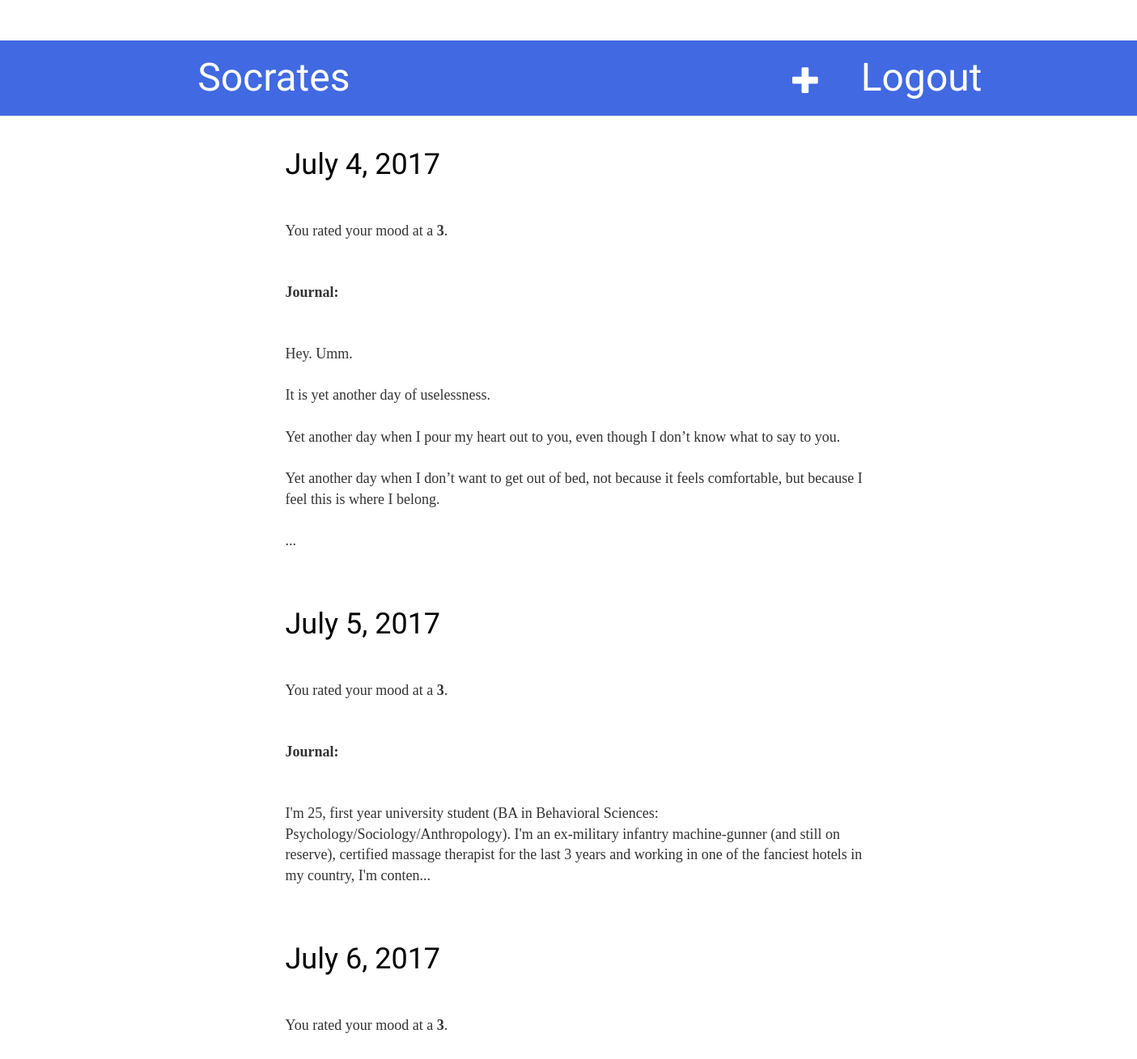
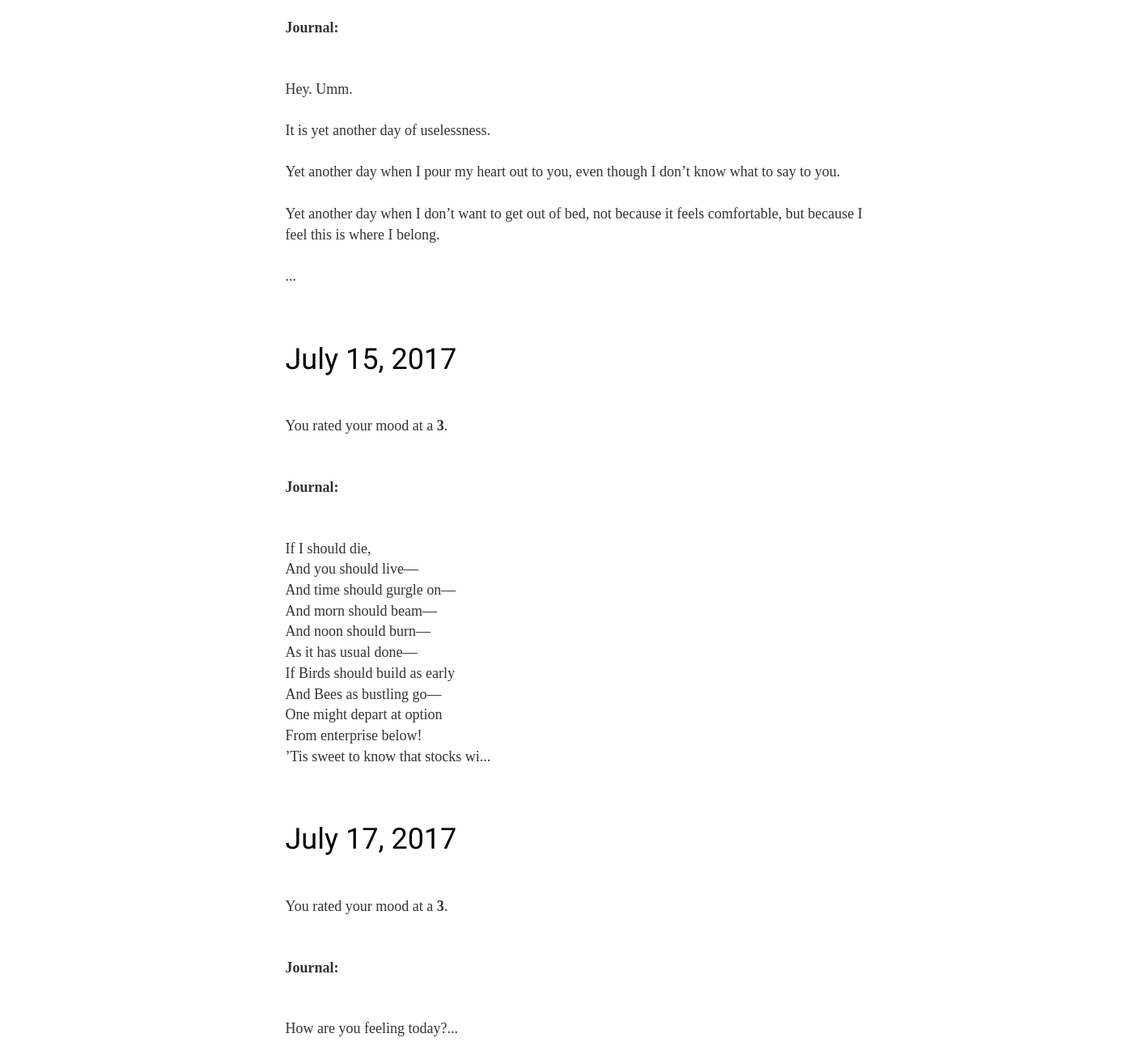
/all/ (signed in), run on the app's committed database (2 pictures, top to bottom).
### myblog/models.py (models this page shows, shortened)
class Entry(models.Model):
  user_name = models.CharField(max_length=2000)
  date = models.DateField()
  exercise = models.ForeignKey(Exercise, blank=True, null=True)
  sleep = models.FloatField()
  meditation = models.BooleanField()
  meditation_time = models.FloatField(blank=True, null=True)
  mood = models.TextField()
  mood_number = models.IntegerField()
  score = models.ForeignKey(SScore)

### myblog/views.py (the view)
# urls.py: url(r'^all/$', views.post_list, name='post_list'),
@login_required
def post_list(request):
    user_name = request.user.username
    posts = Entry.objects.filter(date__lte=timezone.now()).filter(user_name=user_name).order_by('date')
    return render(request, 'post_list.html', {'posts': posts})

### myblog/templates/post_list.html (shortened to what this page needs)
{% extends 'base.html' %}
{% block content %}
<div class="content container">
    <div class="row">
        <div class="col-md-8">
            {% for post in posts %}
                <div class="post">
                    <h1><a href="{% url 'socrates:post_detail' pk=post.pk %}">{{ post.date }}</a></h1>
                    <p>You rated your mood at a <b>{{ post.mood_number|linebreaksbr }}</b>.</p>
                    <p><b> Journal:</b></p>
                    <p>{{post.mood|linebreaksbr|slice:":300"}}...</p>
                </div>
            {% endfor %}
        </div>
    </div>
</div>
{% endblock %}

### myblog/templates/base.html (shortened to what this page needs)
{% load staticfiles %}
<head>
    <link rel="stylesheet" href="//maxcdn.bootstrapcdn.com/bootstrap/3.2.0/css/bootstrap.min.css">
    <link rel="stylesheet" href="//maxcdn.bootstrapcdn.com/bootstrap/3.2.0/css/bootstrap-theme.min.css">
    <link rel="stylesheet" href="{% static 'css/myblog.css' %}">
</head>
<body>
    <div class="page-header">
        <div class="row">
            <div class="col-md-7 col-md-offset-2">
            <h1><a href="/">Socrates</a></h1>
            {% if user.is_authenticated %}
                <a href="{% url 'socrates:post_new' %}" class = "top-menu"><span class="glyphicon glyphicon-plus"></span></a>
            {% endif %}
            </div>
            <div class="col-md-3">
            {% if user.is_authenticated %}
                <h1><a href="{% url 'auth_logout' %}">Logout</a></a></h1>
            {% else %}
                <h1><a href="{% url 'auth:login' %}">Login</a>  |</h1> <h1> <a href="/accounts/register">Register</a> </h1>
            {% endif %}
            </div>
        </div>
    </div>
    <div class="content container">
        <div class="row col-centered">
            <div class="col-md-8 col-md-offset-2">
            {% block content %}
            {% endblock %}
            </div>
        </div>
    </div>
</body>

### myblog/static/css/myblog.css (style rules this page uses)
.page-header { background-color: #4169E1; margin-top: 0; padding: 20px 20px 20px 40px; margin-left: -30px; }
p,body { font-size: 18px; font-family: "Century Gothic"; margin-top: 50px; margin-bottom: 50px; }
.page-header h1, .page-header h1 a, .page-header h1 a:visited, .page-header h1 a:active { color: #ffffff; font-size: 36pt; text-decoration: none; float:left; margin:0px; }
.content, { margin-left: 10px; margin-bottom: 200px; }
h1, h2 { font-family: 'Lobster', cursive; }
.top-menu, .top-menu:hover, .top-menu:visited { color: #ffffff; font-size: 26pt; float:right; margin-right:20px; margin-top:10px; }
.post { margin-left: 10px; margin-bottom: 70px; }
.post h1 a, .post h1 a:visited { color: #000000; }

### data on the page
Entry: date "July 4, 2017", mood_number "3", mood "Hey. Umm. It is yet another day of uselessness. Yet another day when I pour my heart out to you, even though I don’t know what to say to you. Yet another day when I don’t want to get out of bed, not because it feels comfortable, but because I feel this is where I belong."
Entry: date "July 5, 2017", mood_number "3", mood "I'm 25, first year university student (BA in Behavioral Sciences: Psychology/Sociology/Anthropology). I'm an ex-military infantry machine-gunner (and still on reserve), certified massage therapist for the last 3 years and working in one of the fanciest hotels in my country, I'm conten"
Entry: date "July 6, 2017", mood_number "3", mood "Hey. Umm. It is yet another day of uselessness. Yet another day when I pour my heart out to you, even though I don’t know what to say to you. Yet another day when I don’t want to get out of bed, not because it feels comfortable, but because I feel this is where I belong."
Entry: date "July 15, 2017", mood_number "3", mood "If I should die, And you should live— And time should gurgle on— And morn should beam— And noon should burn— As it has usual done— If Birds should build as early And Bees as bustling go— One might depart at option From enterprise below! ’Tis sweet to know that stocks wi"
Entry: date "July 17, 2017", mood_number "3", mood "How are you feeling today?"
